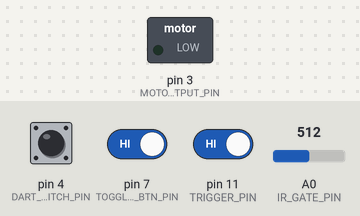
This sketch was run on a simulated Arduino Uno, built with avr-gcc and run on an emulated ATmega328P. Shown: switched loads named in the sketch (green lamp = pin HIGH). The inputs (shaded band) are chosen by the test bench; at power-on: pin 7 (TOGGLE_FIRE_MODES_BTN_PIN) HIGH, pin 11 (TRIGGER_PIN) HIGH, pin 4 (DART_COUNTER_SWITCH_PIN) HIGH, A0 (IR_GATE_PIN) = 512.

Above: at 1.2 s.
1.3 s: pin 7 (TOGGLE_FIRE_MODES_BTN_PIN) driven LOW and pin 11 (TRIGGER_PIN) driven LOW
At 1.8 s:
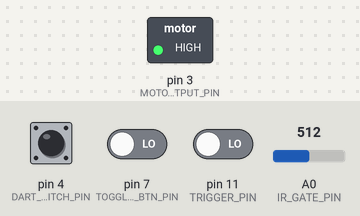
Timing chart, 0 to 4.3 s (numbered marks = the images above; inputs shaded):
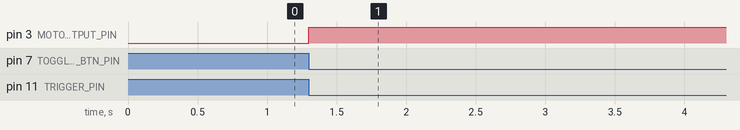

Measured:
- after the input at 1.3 s, pin 3 (MOTOR_OUTPUT_PIN): LOW → HIGH at once

The sketch:

nerf-select-fire.ino
```cpp
/*----------------------------------------------------------------------*
 * nerf-select-fire v1.0                        			                  *
 * Monty Choy, Nov 2017													                        *
 *                                                                      *
 * Arduino sketch for saftey, single shot, three round burst, and full  *
 * auto. Schematics can also be found in the repository. 								*
 *----------------------------------------------------------------------*/

#include <Button.h>																											//library to deal with buttons easier

//pins
#define IR_GATE_PIN 0																											//analog input
#define TOGGLE_FIRE_MODES_BTN_PIN 7 																			//digital inpit
#define TRIGGER_PIN 11              																			//digital input
#define DART_COUNTER_SWITCH_PIN 4   																			//digital input
#define MOTOR_OUTPUT_PIN 3          																			//digital output

//for buttons/switches
#define PULLUP true        																								//internal pullup, so we dont need to wire resistor
#define INVERT true      																									//invert required for proper readings with pullup
#define DEBOUNCE_MS 20 																										//check btn time every 20ms

#define IR_GATE_TRIP 90																										//'trip' value for IR gate

//code for fire modes. 4 modes total
#define SAFETY 0																													//SAFTEY is mode 0
#define SINGLE_FIRE 1																											//singe fire is mode 1
#define BURST_FIRE 2																											//burst fire is mode 2
#define FULL_AUTO 3																												//full auto is mode 3


byte fireMode = 0;   																											//keep track of fire modes.
byte dartsFired = 0;																											//keep track of how many darts fire
bool isCheckingForDartsFired = false;																			//some modes need to check if a certain number of darts to fire

Button trigger (TRIGGER_PIN, PULLUP, INVERT, DEBOUNCE_MS);														//trigger button, using the library
Button dartCountingSwitch (DART_COUNTER_SWITCH_PIN, PULLUP, INVERT, DEBOUNCE_MS);			//dart counting button, using the library
Button toggleFireModesBtn (TOGGLE_FIRE_MODES_BTN_PIN, PULLUP, INVERT, DEBOUNCE_MS);		//toggle fire modes button, using the librarys

void setup () {
    pinMode(MOTOR_OUTPUT_PIN, OUTPUT);																		//set motor output pin to an output pin
    digitalWrite(MOTOR_OUTPUT_PIN, LOW);        													//make sure motor is off
    resetDartsFired();																										//reset all dart firing values so they dont get messed up later
}

void loop () {
    toggleFireModes();																										//constantly check for changes in firemodes
    fire();																																//constantly check if dart is fired
    checkForDartsFired();																									//do stuff if dart is fired
    selectFire();																													//do fancy select-fire stuff
}

//switch between the various modes
void toggleFireModes () {
	toggleFireModesBtn.read();																							//read button
	if (toggleFireModesBtn.wasPressed()) {																	//check if it was pressed
		fireMode = ((fireMode == 3) ? 0 : fireMode + 1);    									//increment fireMode
	  resetDartsFired();																										//reset darts fired stuff so it doesn't get messed up later
	}
}

//when dart fired
void fire() {
  dartCountingSwitch.read();																							//read button
  dartsFired += ( (isCheckingForDartsFired && 														//detect and keep track if dart is fired through
  	( (map(analogRead(IR_GATE_PIN), 0, 1023, 0, 100) > IR_GATE_TRIP) ||		//switch or IR gate.
  	 dartCountingSwitch.wasPressed()) )
  	 ? 1 : 0);
}

void checkForDartsFired () {
  if (isCheckingForDartsFired && 																					//if checking for darts being fired. Not all
   (fireMode == SINGLE_FIRE || fireMode == BURST_FIRE)) {									// modesneed to check if a dart is fired
    byte dartsToFire = (fireMode == SINGLE_FIRE ? 1 : 3);									//determine max amounts of darts to be fired
    if (dartsFired < dartsToFire) {																				//if can still fire (hasn't reached threshold of
      digitalWrite(MOTOR_OUTPUT_PIN, HIGH);																//how many darts can fire), power pusher motor
    } else if (dartCountingSwitch.isPressed() && 													//if can't fire anymore darts and pusher
     dartsFired >= dartsToFire) {																					//retracted
      resetDartsFired();																									//Reset darts fired stuff so it can happen again
    }
  }
}

//do all the fancy select fire stuff
void selectFire () {
    trigger.read();																												//read trigger
    if (trigger.isPressed()) {      																			//check of trigger is pressed
        if (fireMode == SAFETY) {       																	//if in safety mode, turn off motor
            digitalWrite(MOTOR_OUTPUT_PIN, LOW);
        } else if (fireMode == SINGLE_FIRE || fireMode == BURST_FIRE) {		//if in burst fire or single shot mode
            isCheckingForDartsFired = true;																//allow for darts to be fired, handled elsewhere
        } else if (fireMode == FULL_AUTO) {     													//if full auto turn on motor
            digitalWrite(MOTOR_OUTPUT_PIN, HIGH);
        }
    } else if (!trigger.isPressed()) {    																//if trigger isn't pressed
        if (fireMode == FULL_AUTO || fireMode == SAFETY) {								//if firemode is fullauto or safety, turn off motor
            digitalWrite(MOTOR_OUTPUT_PIN, LOW);
        } else if ( !isCheckingForDartsFired 															//if all darts fired
         && (fireMode == SINGLE_FIRE || fireMode == BURST_FIRE) ) {     	//and in burstfire
        	resetDartsFired();																							//reset darts fired stuff
        }
    }
}

void resetDartsFired () {
	digitalWrite(MOTOR_OUTPUT_PIN, LOW);																		//turn of motor
	dartsFired = 0;																													//darts fired set to 0
	isCheckingForDartsFired = false;																				//no longer checking if darts are being fired
}
```
